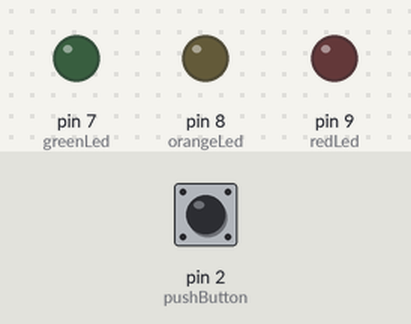
Simulated run of this sketch. Board: Arduino Uno, built with avr-gcc and run on an emulated ATmega328P. Shown: output pins drawn as LEDs (lit = HIGH). The inputs (shaded band) are chosen by the test bench; at power-on: pin 2 (pushButton) HIGH.

Above: at 0.2 s.
At 2.0 s:
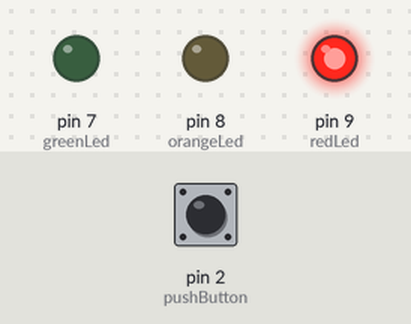
At 4.5 s:
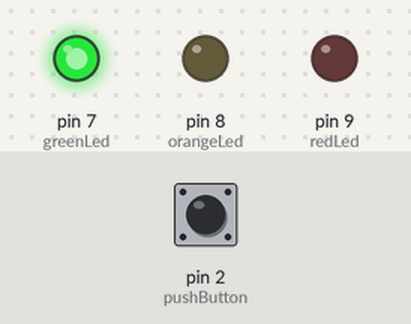
At 6.5 s:
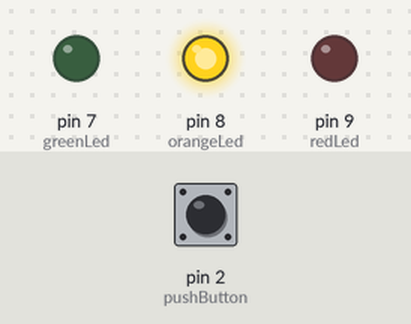
Timing chart, 0 to 8.1 s (numbered marks = the images above):
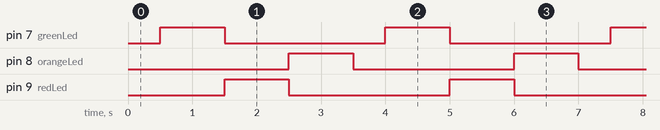

Measured:
- by itself, pin 7 (greenLed), pin 8 (orangeLed), pin 9 (redLed): alternates HIGH for 1.0 s and LOW for 2.5 s
- by itself, everything shown: repeats every 3.5 s, in 4 steps

The sketch:

Lab3_3.ino
```cpp
int pushButton = 2;
int greenLed = 7;
int orangeLed = 8;
int redLed = 9;
int stat = 7;

void setup()
{
    pinMode(greenLed, OUTPUT);
    pinMode(orangeLed, OUTPUT);
    pinMode(redLed, OUTPUT);
    pinMode(pushButton, INPUT);
    Serial.begin(115200);
}

void loop()
{

    while (digitalRead(pushButton) == 0) {
        digitalWrite(greenLed, HIGH);
    }

    delay(500);

    digitalWrite(greenLed, LOW);

    for (int i = 0; i < 3; i++) {
        digitalWrite(stat, HIGH);
        delay(1000);
        digitalWrite(stat, LOW);
        stat--;
        if (stat < greenLed) {
            stat = redLed;
        }
    }
}
```
